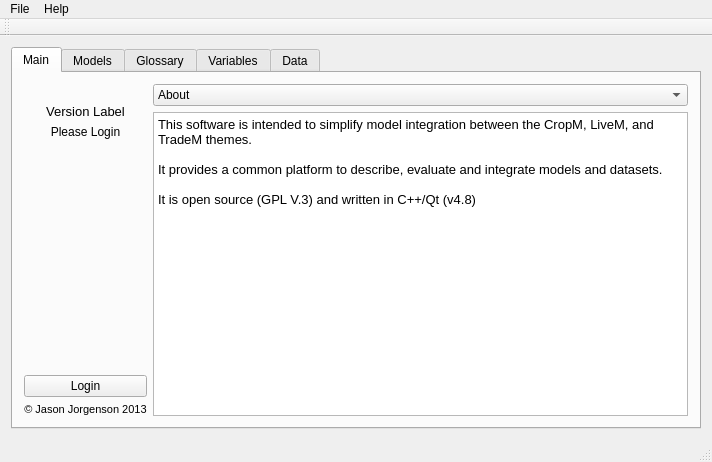
<?xml version="1.0" encoding="UTF-8"?>
<ui version="4.0">
 <class>MadMainWindow</class>
 <widget class="QMainWindow" name="MadMainWindow">
  <property name="geometry">
   <rect>
    <x>0</x>
    <y>0</y>
    <width>712</width>
    <height>462</height>
   </rect>
  </property>
  <property name="windowTitle">
   <string>MACSUR Model Adapter</string>
  </property>
  <widget class="QWidget" name="centralWidget">
   <layout class="QGridLayout" name="gridLayout_4">
    <item row="1" column="0">
     <widget class="QTabWidget" name="tabwidMainWin">
      <property name="currentIndex">
       <number>0</number>
      </property>
      <widget class="QWidget" name="tabMain">
       <attribute name="title">
        <string>Main</string>
       </attribute>
       <layout class="QGridLayout" name="gridLayout_2">
        <item row="0" column="1">
         <widget class="QComboBox" name="cbAboutMain">
          <item>
           <property name="text">
            <string>About</string>
           </property>
          </item>
          <item>
           <property name="text">
            <string>CropM</string>
           </property>
          </item>
          <item>
           <property name="text">
            <string>LiveM</string>
           </property>
          </item>
          <item>
           <property name="text">
            <string>TradeM</string>
           </property>
          </item>
          <item>
           <property name="text">
            <string>Credits</string>
           </property>
          </item>
         </widget>
        </item>
        <item row="1" column="1">
         <widget class="QPlainTextEdit" name="plainTextEdit">
          <property name="font">
           <font>
            <pointsize>10</pointsize>
           </font>
          </property>
          <property name="plainText">
           <string>This software is intended to simplify model integration between the CropM, LiveM, and TradeM themes.

It provides a common platform to describe, evaluate and integrate models and datasets.

It is open source (GPL V.3) and written in C++/Qt (v4.8)</string>
          </property>
         </widget>
        </item>
        <item row="0" column="0" rowspan="2">
         <layout class="QVBoxLayout" name="verticalLayout">
          <item>
           <widget class="QLabel" name="lblGraphicMain">
            <property name="maximumSize">
             <size>
              <width>200</width>
              <height>140</height>
             </size>
            </property>
            <property name="text">
             <string/>
            </property>
            <property name="pixmap">
             <pixmap resource="resources/resources.qrc">:/newMACSURLogoTransparentFull.png</pixmap>
            </property>
            <property name="scaledContents">
             <bool>true</bool>
            </property>
            <property name="alignment">
             <set>Qt::AlignCenter</set>
            </property>
            <property name="openExternalLinks">
             <bool>false</bool>
            </property>
           </widget>
          </item>
          <item>
           <widget class="QLabel" name="lblVersion">
            <property name="font">
             <font>
              <pointsize>10</pointsize>
             </font>
            </property>
            <property name="text">
             <string>Version Label</string>
            </property>
            <property name="alignment">
             <set>Qt::AlignCenter</set>
            </property>
           </widget>
          </item>
          <item>
           <widget class="QLabel" name="lblLoginStatus">
            <property name="text">
             <string>Please Login</string>
            </property>
            <property name="alignment">
             <set>Qt::AlignCenter</set>
            </property>
           </widget>
          </item>
          <item>
           <spacer name="verticalSpacer">
            <property name="orientation">
             <enum>Qt::Vertical</enum>
            </property>
            <property name="sizeHint" stdset="0">
             <size>
              <width>20</width>
              <height>40</height>
             </size>
            </property>
           </spacer>
          </item>
          <item>
           <widget class="QPushButton" name="pbLogin">
            <property name="text">
             <string>Login</string>
            </property>
           </widget>
          </item>
          <item>
           <widget class="QLabel" name="label">
            <property name="font">
             <font>
              <pointsize>8</pointsize>
             </font>
            </property>
            <property name="layoutDirection">
             <enum>Qt::LeftToRight</enum>
            </property>
            <property name="text">
             <string>© Jason Jorgenson 2013</string>
            </property>
            <property name="alignment">
             <set>Qt::AlignCenter</set>
            </property>
           </widget>
          </item>
         </layout>
        </item>
       </layout>
      </widget>
      <widget class="QWidget" name="tabModels">
       <attribute name="title">
        <string>Models</string>
       </attribute>
       <layout class="QGridLayout" name="gridLayout_12">
        <item row="0" column="0" colspan="2">
         <widget class="QSplitter" name="splitter_2">
          <property name="orientation">
           <enum>Qt::Horizontal</enum>
          </property>
          <widget class="QWidget" name="layoutWidget">
           <layout class="QVBoxLayout" name="vLayout">
            <item>
             <widget class="QLabel" name="lblCurrentInventory">
              <property name="text">
               <string>Current AgMIP Translators</string>
              </property>
              <property name="alignment">
               <set>Qt::AlignCenter</set>
              </property>
             </widget>
            </item>
            <item>
             <widget class="QListView" name="lvwCurrentInventoryModels"/>
            </item>
            <item>
             <widget class="QGroupBox" name="grpbxWhatToShow">
              <property name="toolTip">
               <string>&lt;html&gt;&lt;head/&gt;&lt;body&gt;&lt;p&gt;Select desired info to display&lt;/p&gt;&lt;/body&gt;&lt;/html&gt;</string>
              </property>
              <property name="title">
               <string>Select what to show</string>
              </property>
              <layout class="QGridLayout" name="gridLayout">
               <item row="0" column="0">
                <widget class="QCheckBox" name="chbxRunCommand">
                 <property name="toolTip">
                  <string>&lt;html&gt;&lt;head/&gt;&lt;body&gt;&lt;p&gt;Provides maximum detail of the run command for the model selected above.&lt;/p&gt;&lt;/body&gt;&lt;/html&gt;</string>
                 </property>
                 <property name="whatsThis">
                  <string>&lt;html&gt;&lt;head/&gt;&lt;body&gt;&lt;p&gt;Provides maximum detail of the run command for the model selected above.&lt;/p&gt;&lt;/body&gt;&lt;/html&gt;</string>
                 </property>
                 <property name="text">
                  <string>Run Command</string>
                 </property>
                 <property name="checked">
                  <bool>true</bool>
                 </property>
                </widget>
               </item>
               <item row="1" column="0">
                <widget class="QCheckBox" name="chbxParameters">
                 <property name="toolTip">
                  <string>&lt;html&gt;&lt;head/&gt;&lt;body&gt;&lt;p&gt;Provides maximum detail of all parameters for the model selected above.&lt;/p&gt;&lt;/body&gt;&lt;/html&gt;</string>
                 </property>
                 <property name="whatsThis">
                  <string>&lt;html&gt;&lt;head/&gt;&lt;body&gt;&lt;p&gt;Provides maximum detail of all parameters for the model selected above.&lt;/p&gt;&lt;/body&gt;&lt;/html&gt;</string>
                 </property>
                 <property name="text">
                  <string>Parameters</string>
                 </property>
                 <property name="checked">
                  <bool>true</bool>
                 </property>
                </widget>
               </item>
               <item row="2" column="0">
                <widget class="QCheckBox" name="chbxInputData">
                 <property name="toolTip">
                  <string>&lt;html&gt;&lt;head/&gt;&lt;body&gt;&lt;p&gt;Provides maximum detail of all input files required for the model selected above.&lt;/p&gt;&lt;/body&gt;&lt;/html&gt;</string>
                 </property>
                 <property name="whatsThis">
                  <string>&lt;html&gt;&lt;head/&gt;&lt;body&gt;&lt;p&gt;Provides maximum detail of all input files required for the model selected above.&lt;/p&gt;&lt;/body&gt;&lt;/html&gt;</string>
                 </property>
                 <property name="text">
                  <string>Input Files</string>
                 </property>
                 <property name="checked">
                  <bool>true</bool>
                 </property>
                </widget>
               </item>
               <item row="3" column="0">
                <widget class="QCheckBox" name="chbxOutputFiles">
                 <property name="toolTip">
                  <string>&lt;html&gt;&lt;head/&gt;&lt;body&gt;&lt;p&gt;Provides maximum detail of all output files created by the model selected above.&lt;/p&gt;&lt;/body&gt;&lt;/html&gt;</string>
                 </property>
                 <property name="whatsThis">
                  <string>&lt;html&gt;&lt;head/&gt;&lt;body&gt;&lt;p&gt;Provides maximum detail of all output files created by the model selected above.&lt;/p&gt;&lt;/body&gt;&lt;/html&gt;</string>
                 </property>
                 <property name="text">
                  <string>Output Files</string>
                 </property>
                 <property name="checked">
                  <bool>true</bool>
                 </property>
                </widget>
               </item>
              </layout>
             </widget>
            </item>
           </layout>
          </widget>
          <widget class="QWidget" name="layoutWidget">
           <layout class="QGridLayout" name="gridLayout_11">
            <item row="0" column="0">
             <widget class="QLabel" name="lblModelSpecs">
              <property name="text">
               <string>AgMIP DOMES</string>
              </property>
              <property name="alignment">
               <set>Qt::AlignCenter</set>
              </property>
             </widget>
            </item>
            <item row="1" column="0" colspan="2">
             <widget class="QTextEdit" name="tedModelSpecsModel"/>
            </item>
            <item row="2" column="0">
             <widget class="QPushButton" name="pbViewAsText">
              <property name="toolTip">
               <string>&lt;html&gt;&lt;head/&gt;&lt;body&gt;&lt;p&gt;Details of selection opens in a new text window&lt;/p&gt;&lt;/body&gt;&lt;/html&gt;</string>
              </property>
              <property name="text">
               <string>View as Text</string>
              </property>
             </widget>
            </item>
            <item row="2" column="1">
             <widget class="QPushButton" name="pbViewAsHtml">
              <property name="toolTip">
               <string>&lt;html&gt;&lt;head/&gt;&lt;body&gt;&lt;p&gt;Details of selection opens in a new text window&lt;/p&gt;&lt;/body&gt;&lt;/html&gt;</string>
              </property>
              <property name="text">
               <string>View as HTML</string>
              </property>
             </widget>
            </item>
            <item row="3" column="0">
             <widget class="QPushButton" name="pbExportCsv">
              <property name="toolTip">
               <string>&lt;html&gt;&lt;head/&gt;&lt;body&gt;&lt;p&gt;Details of selection opens in a new text window&lt;/p&gt;&lt;/body&gt;&lt;/html&gt;</string>
              </property>
              <property name="text">
               <string>Export CSV</string>
              </property>
             </widget>
            </item>
            <item row="3" column="1">
             <widget class="QPushButton" name="pbTableView">
              <property name="toolTip">
               <string>&lt;html&gt;&lt;head/&gt;&lt;body&gt;&lt;p&gt;Details of selection opens in a new text window&lt;/p&gt;&lt;/body&gt;&lt;/html&gt;</string>
              </property>
              <property name="text">
               <string>Table View</string>
              </property>
             </widget>
            </item>
           </layout>
          </widget>
         </widget>
        </item>
        <item row="1" column="0">
         <widget class="QPushButton" name="pushButton">
          <property name="text">
           <string>Manage Models</string>
          </property>
         </widget>
        </item>
        <item row="1" column="1">
         <spacer name="horizontalSpacer_2">
          <property name="orientation">
           <enum>Qt::Horizontal</enum>
          </property>
          <property name="sizeHint" stdset="0">
           <size>
            <width>497</width>
            <height>20</height>
           </size>
          </property>
         </spacer>
        </item>
       </layout>
      </widget>
      <widget class="QWidget" name="tabGlossary">
       <attribute name="title">
        <string>Glossary</string>
       </attribute>
       <layout class="QGridLayout" name="gridLayout_7">
        <item row="0" column="0" colspan="2">
         <layout class="QGridLayout" name="gridLayout_6">
          <item row="0" column="0">
           <widget class="QLineEdit" name="leGlossarySearch"/>
          </item>
          <item row="0" column="1">
           <widget class="QPushButton" name="pbGlossarySearch">
            <property name="text">
             <string>Search</string>
            </property>
           </widget>
          </item>
          <item row="1" column="0" colspan="2">
           <widget class="QTextBrowser" name="tbrGlossary"/>
          </item>
         </layout>
        </item>
        <item row="1" column="0" colspan="2">
         <layout class="QHBoxLayout" name="horizontalLayout">
          <item>
           <widget class="QLabel" name="lblTermTabGlossary">
            <property name="text">
             <string>Term</string>
            </property>
           </widget>
          </item>
          <item>
           <widget class="QLineEdit" name="ledAddTermTerm"/>
          </item>
          <item>
           <widget class="QPushButton" name="pbGlossaryAddTerm">
            <property name="text">
             <string>Add Term</string>
            </property>
           </widget>
          </item>
         </layout>
        </item>
        <item row="2" column="0">
         <widget class="QLabel" name="lblGlossaryDefn">
          <property name="text">
           <string>Def'n</string>
          </property>
         </widget>
        </item>
        <item row="2" column="1">
         <widget class="QLineEdit" name="leGlossaryDefinition"/>
        </item>
       </layout>
      </widget>
      <widget class="QWidget" name="tabVariables">
       <attribute name="title">
        <string>Variables</string>
       </attribute>
       <layout class="QGridLayout" name="gridLayout_8">
        <item row="0" column="0" colspan="2">
         <widget class="QGroupBox" name="gbxVariablesTab">
          <property name="title">
           <string>Variable Mapping</string>
          </property>
          <layout class="QGridLayout" name="gridLayout_10">
           <item row="0" column="0">
            <widget class="QSplitter" name="splitter_3">
             <property name="orientation">
              <enum>Qt::Horizontal</enum>
             </property>
             <widget class="QWidget" name="layoutWidget">
              <layout class="QGridLayout" name="gridLayout_9">
               <item row="3" column="1">
                <widget class="QPushButton" name="pbAddVariable">
                 <property name="text">
                  <string>Add/Map Variable</string>
                 </property>
                </widget>
               </item>
               <item row="3" column="0">
                <widget class="QComboBox" name="comboBox">
                 <item>
                  <property name="text">
                   <string>All</string>
                  </property>
                 </item>
                 <item>
                  <property name="text">
                   <string>MACSUR</string>
                  </property>
                 </item>
                 <item>
                  <property name="text">
                   <string>ICASA</string>
                  </property>
                 </item>
                 <item>
                  <property name="text">
                   <string>DSSAT</string>
                  </property>
                 </item>
                 <item>
                  <property name="text">
                   <string>WOFOST</string>
                  </property>
                 </item>
                 <item>
                  <property name="text">
                   <string>STICS</string>
                  </property>
                 </item>
                </widget>
               </item>
               <item row="0" column="0">
                <widget class="QLabel" name="lblVariableTree">
                 <property name="text">
                  <string>Variable Tree</string>
                 </property>
                </widget>
               </item>
               <item row="1" column="0" colspan="2">
                <widget class="QTableView" name="tblvVariables"/>
               </item>
               <item row="2" column="0" colspan="2">
                <widget class="QTreeWidget" name="treeWidget">
                 <column>
                  <property name="text">
                   <string notr="true">1</string>
                  </property>
                 </column>
                </widget>
               </item>
              </layout>
             </widget>
             <widget class="QWidget" name="layoutWidget">
              <layout class="QGridLayout" name="gridLayout_3">
               <item row="0" column="0">
                <widget class="QLabel" name="lblVariableMapping">
                 <property name="text">
                  <string>Variable Mapping</string>
                 </property>
                 <property name="buddy">
                  <cstring>tedVariableMapping</cstring>
                 </property>
                </widget>
               </item>
               <item row="1" column="0" colspan="2">
                <widget class="QSplitter" name="splitter">
                 <property name="orientation">
                  <enum>Qt::Vertical</enum>
                 </property>
                 <widget class="QTreeView" name="treeViewVariables"/>
                 <widget class="QTextEdit" name="tedVariableMapping"/>
                </widget>
               </item>
               <item row="2" column="0">
                <widget class="QComboBox" name="comboBox_2">
                 <item>
                  <property name="text">
                   <string>All</string>
                  </property>
                 </item>
                 <item>
                  <property name="text">
                   <string>MACSUR</string>
                  </property>
                 </item>
                 <item>
                  <property name="text">
                   <string>AgMIP</string>
                  </property>
                 </item>
                 <item>
                  <property name="text">
                   <string>ICASA</string>
                  </property>
                 </item>
                 <item>
                  <property name="text">
                   <string>DSSAT</string>
                  </property>
                 </item>
                 <item>
                  <property name="text">
                   <string>WOFOST</string>
                  </property>
                 </item>
                 <item>
                  <property name="text">
                   <string>STICS</string>
                  </property>
                 </item>
                </widget>
               </item>
               <item row="2" column="1">
                <widget class="QPushButton" name="pbRemoveMapping">
                 <property name="text">
                  <string>Remove</string>
                 </property>
                </widget>
               </item>
              </layout>
             </widget>
            </widget>
           </item>
          </layout>
         </widget>
        </item>
        <item row="1" column="0">
         <spacer name="horizontalSpacer">
          <property name="orientation">
           <enum>Qt::Horizontal</enum>
          </property>
          <property name="sizeHint" stdset="0">
           <size>
            <width>458</width>
            <height>20</height>
           </size>
          </property>
         </spacer>
        </item>
        <item row="1" column="1">
         <widget class="QPushButton" name="pushButton_2">
          <property name="text">
           <string>Manage Variables List</string>
          </property>
         </widget>
        </item>
       </layout>
      </widget>
      <widget class="QWidget" name="tabData">
       <attribute name="title">
        <string>Data</string>
       </attribute>
       <layout class="QGridLayout" name="gridLayout_5">
        <item row="0" column="0" colspan="2">
         <widget class="QTextBrowser" name="txtbrwsData"/>
        </item>
        <item row="1" column="0">
         <widget class="QComboBox" name="modelNameComboBox">
          <property name="enabled">
           <bool>true</bool>
          </property>
          <property name="currentIndex">
           <number>0</number>
          </property>
          <property name="modelColumn">
           <number>0</number>
          </property>
          <item>
           <property name="text">
            <string>Select Dataset</string>
           </property>
          </item>
          <item>
           <property name="text">
            <string>CMAP</string>
           </property>
          </item>
          <item>
           <property name="text">
            <string>I-COADS</string>
           </property>
          </item>
          <item>
           <property name="text">
            <string>CRU TS 2.0</string>
           </property>
          </item>
          <item>
           <property name="text">
            <string>Dai</string>
           </property>
          </item>
          <item>
           <property name="text">
            <string>HadISST</string>
           </property>
          </item>
          <item>
           <property name="text">
            <string>Hulme (CRU)</string>
           </property>
          </item>
          <item>
           <property name="text">
            <string>Jones (CRU) Air Temperature</string>
           </property>
          </item>
          <item>
           <property name="text">
            <string>Jones (CRU) SLP</string>
           </property>
          </item>
          <item>
           <property name="text">
            <string>Kaplan (SLP)</string>
           </property>
          </item>
          <item>
           <property name="text">
            <string>Kaplan (SST)</string>
           </property>
          </item>
          <item>
           <property name="text">
            <string>Lucas and Waliser Satellite ECT-Corrected OLR</string>
           </property>
          </item>
          <item>
           <property name="text">
            <string>NCAR Sea Level Pressure</string>
           </property>
          </item>
          <item>
           <property name="text">
            <string>NCEP/NCAR Reanalysis</string>
           </property>
          </item>
          <item>
           <property name="text">
            <string>Reynold Reconstructed SST</string>
           </property>
          </item>
          <item>
           <property name="text">
            <string>Reynolds Optimum Interpolation (OI) SST</string>
           </property>
          </item>
          <item>
           <property name="text">
            <string>Reynolds Optimum Interpolation Ver. 2 (OI.v2) SST</string>
           </property>
          </item>
          <item>
           <property name="text">
            <string>Smith and Reynolds Extended Reconstructed SLP (ERSLP)</string>
           </property>
          </item>
          <item>
           <property name="text">
            <string>Smith and Reynolds Extended Reconstructed SST (ERSST)</string>
           </property>
          </item>
          <item>
           <property name="text">
            <string>Other</string>
           </property>
          </item>
         </widget>
        </item>
        <item row="1" column="1">
         <widget class="QPushButton" name="pbClassification">
          <property name="text">
           <string>Classification</string>
          </property>
         </widget>
        </item>
       </layout>
      </widget>
     </widget>
    </item>
   </layout>
  </widget>
  <widget class="QMenuBar" name="menuBar">
   <property name="geometry">
    <rect>
     <x>0</x>
     <y>0</y>
     <width>712</width>
     <height>22</height>
    </rect>
   </property>
   <widget class="QMenu" name="menuFile">
    <property name="title">
     <string>File</string>
    </property>
    <addaction name="actionOpen"/>
   </widget>
   <widget class="QMenu" name="menuHelp">
    <property name="title">
     <string>Help</string>
    </property>
    <addaction name="actionAbout"/>
   </widget>
   <addaction name="menuFile"/>
   <addaction name="menuHelp"/>
  </widget>
  <widget class="QToolBar" name="mainToolBar">
   <attribute name="toolBarArea">
    <enum>TopToolBarArea</enum>
   </attribute>
   <attribute name="toolBarBreak">
    <bool>false</bool>
   </attribute>
  </widget>
  <widget class="QStatusBar" name="statusBar"/>
  <action name="actionOpen">
   <property name="text">
    <string>Open</string>
   </property>
  </action>
  <action name="actionAbout">
   <property name="text">
    <string>About</string>
   </property>
  </action>
 </widget>
 <layoutdefault spacing="6" margin="11"/>
 <resources>
  <include location="resources/resources.qrc"/>
 </resources>
 <connections/>
</ui>
